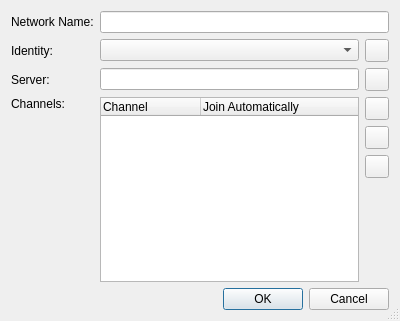
<?xml version="1.0" encoding="UTF-8"?>
<ui version="4.0">
 <class>IrcNetworkEditDialog</class>
 <widget class="QDialog" name="IrcNetworkEditDialog">
  <property name="geometry">
   <rect>
    <x>0</x>
    <y>0</y>
    <width>400</width>
    <height>321</height>
   </rect>
  </property>
  <property name="windowTitle">
   <string>IRC Network</string>
  </property>
  <property name="sizeGripEnabled">
   <bool>true</bool>
  </property>
  <layout class="QGridLayout" name="gridLayout">
   <item row="0" column="0">
    <widget class="QLabel" name="label">
     <property name="text">
      <string>Network Name:</string>
     </property>
    </widget>
   </item>
   <item row="0" column="1" colspan="2">
    <widget class="QLineEdit" name="networkEdit">
     <property name="toolTip">
      <string>Enter the name of the IRC network</string>
     </property>
    </widget>
   </item>
   <item row="1" column="0">
    <widget class="QLabel" name="label_2">
     <property name="text">
      <string>Identity:</string>
     </property>
    </widget>
   </item>
   <item row="1" column="1">
    <widget class="QComboBox" name="identityCombo">
     <property name="toolTip">
      <string>Select the identity to be used for the IRC network</string>
     </property>
    </widget>
   </item>
   <item row="1" column="2">
    <widget class="QToolButton" name="editIdentitiesButton">
     <property name="toolTip">
      <string>Press to edit the identities</string>
     </property>
     <property name="text">
      <string/>
     </property>
    </widget>
   </item>
   <item row="2" column="0">
    <widget class="QLabel" name="label_3">
     <property name="text">
      <string>Server:</string>
     </property>
    </widget>
   </item>
   <item row="2" column="2">
    <widget class="QToolButton" name="editServerButton">
     <property name="toolTip">
      <string>Press to edit the server configuration</string>
     </property>
     <property name="text">
      <string/>
     </property>
    </widget>
   </item>
   <item row="3" column="0">
    <widget class="QLabel" name="label_4">
     <property name="text">
      <string>Channels:</string>
     </property>
     <property name="alignment">
      <set>Qt::AlignLeading|Qt::AlignLeft|Qt::AlignTop</set>
     </property>
    </widget>
   </item>
   <item row="3" column="1">
    <widget class="QTreeWidget" name="channelList">
     <property name="alternatingRowColors">
      <bool>true</bool>
     </property>
     <property name="rootIsDecorated">
      <bool>false</bool>
     </property>
     <property name="itemsExpandable">
      <bool>false</bool>
     </property>
     <property name="expandsOnDoubleClick">
      <bool>false</bool>
     </property>
     <column>
      <property name="text">
       <string>Channel</string>
      </property>
     </column>
     <column>
      <property name="text">
       <string>Join Automatically</string>
      </property>
     </column>
    </widget>
   </item>
   <item row="3" column="2">
    <layout class="QVBoxLayout" name="verticalLayout">
     <item>
      <widget class="QToolButton" name="addChannelButton">
       <property name="toolTip">
        <string>Press to add a new channel</string>
       </property>
       <property name="text">
        <string/>
       </property>
      </widget>
     </item>
     <item>
      <widget class="QToolButton" name="editChannelButton">
       <property name="toolTip">
        <string>Press to edit the selected channel</string>
       </property>
       <property name="text">
        <string/>
       </property>
      </widget>
     </item>
     <item>
      <widget class="QToolButton" name="deleteChannelButton">
       <property name="toolTip">
        <string>Press to delete the selected channel</string>
       </property>
       <property name="text">
        <string/>
       </property>
      </widget>
     </item>
     <item>
      <spacer name="verticalSpacer">
       <property name="orientation">
        <enum>Qt::Vertical</enum>
       </property>
       <property name="sizeHint" stdset="0">
        <size>
         <width>20</width>
         <height>98</height>
        </size>
       </property>
      </spacer>
     </item>
    </layout>
   </item>
   <item row="4" column="0" colspan="3">
    <widget class="QDialogButtonBox" name="buttonBox">
     <property name="orientation">
      <enum>Qt::Horizontal</enum>
     </property>
     <property name="standardButtons">
      <set>QDialogButtonBox::Cancel|QDialogButtonBox::Ok</set>
     </property>
    </widget>
   </item>
   <item row="2" column="1">
    <widget class="QLineEdit" name="serverEdit">
     <property name="toolTip">
      <string>Shows the name of the server</string>
     </property>
     <property name="readOnly">
      <bool>true</bool>
     </property>
    </widget>
   </item>
  </layout>
 </widget>
 <tabstops>
  <tabstop>networkEdit</tabstop>
  <tabstop>identityCombo</tabstop>
  <tabstop>editIdentitiesButton</tabstop>
  <tabstop>serverEdit</tabstop>
  <tabstop>editServerButton</tabstop>
  <tabstop>channelList</tabstop>
  <tabstop>addChannelButton</tabstop>
  <tabstop>editChannelButton</tabstop>
  <tabstop>deleteChannelButton</tabstop>
  <tabstop>buttonBox</tabstop>
 </tabstops>
 <resources/>
 <connections>
  <connection>
   <sender>buttonBox</sender>
   <signal>accepted()</signal>
   <receiver>IrcNetworkEditDialog</receiver>
   <slot>accept()</slot>
   <hints>
    <hint type="sourcelabel">
     <x>248</x>
     <y>254</y>
    </hint>
    <hint type="destinationlabel">
     <x>157</x>
     <y>274</y>
    </hint>
   </hints>
  </connection>
  <connection>
   <sender>buttonBox</sender>
   <signal>rejected()</signal>
   <receiver>IrcNetworkEditDialog</receiver>
   <slot>reject()</slot>
   <hints>
    <hint type="sourcelabel">
     <x>316</x>
     <y>260</y>
    </hint>
    <hint type="destinationlabel">
     <x>286</x>
     <y>274</y>
    </hint>
   </hints>
  </connection>
 </connections>
</ui>
